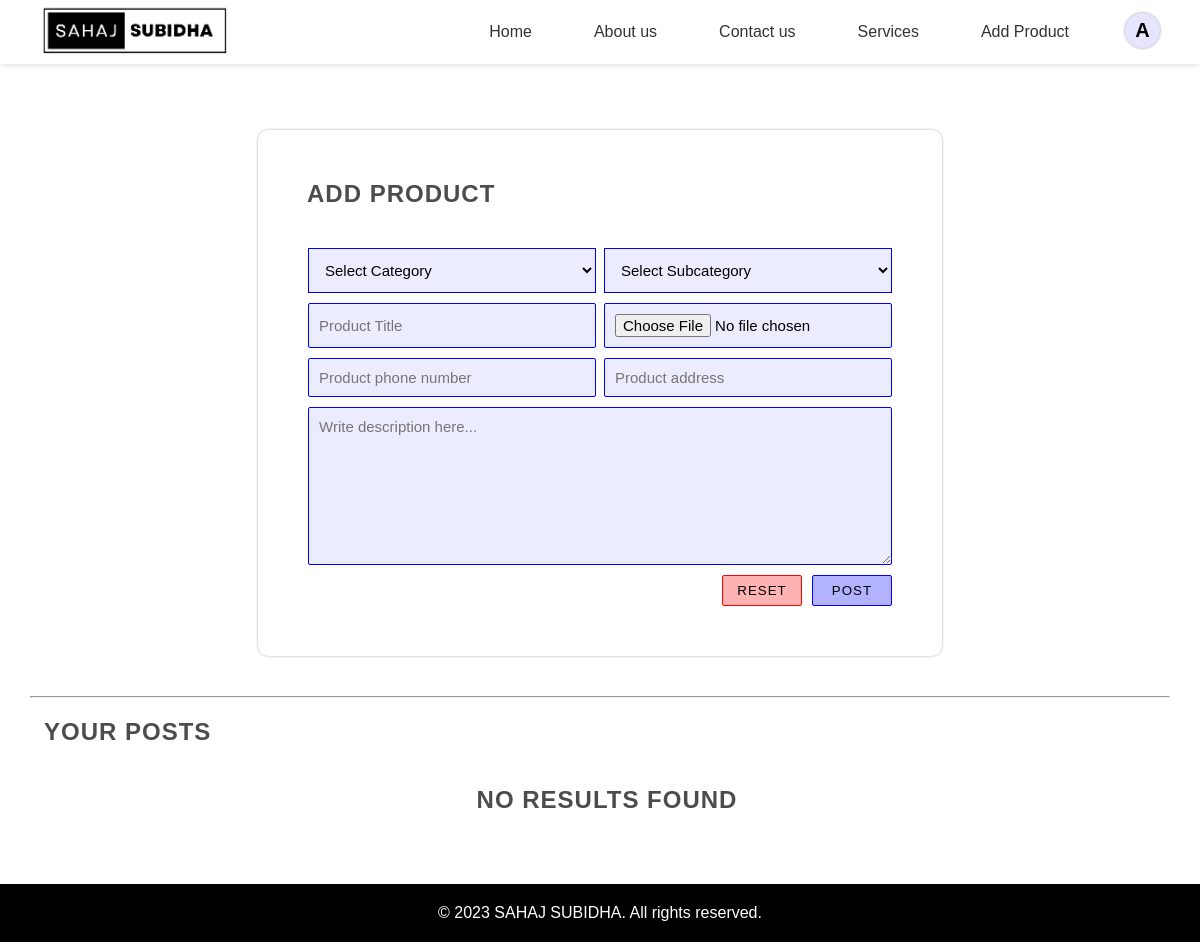
The page /Add.php (signed in) on the database its author committed.
### tables this page shows
CREATE TABLE `category` (
  `id` int(11) NOT NULL,
  `category` varchar(255) DEFAULT NULL,
  `date` datetime DEFAULT current_timestamp()
);

### Add.php (the view, shortened to what this page needs)
<?php
$servername = "localhost";
$username = "root";
$password = "";
$dbname = "prabeshraul";
$conn = new mysqli($servername, $username, $password, $dbname);
$userId = 0;
if (isset($_SESSION['id'], $_SESSION['name'], $_SESSION['email'], $_SESSION['phNumber'], $_SESSION['privilege'])) {
    $userId = $_SESSION['id'];
} else {
    header("Location: ./index.php");
}
$title = "";
$description = "";
$phnumber = "";
$address = "";
$sqlProduct = "SELECT c.category AS category, c.id AS categoryId, s.subcategory AS subcategory, s.id AS subcategoryId,
                      p.id AS productId, p.name AS productName, p.description AS productDescription,
                       p.image, p.date, p.userId, p.id AS id, p.phnumber AS phnumber, p.address AS address
                      FROM
    producttable AS p
LEFT JOIN
    category AS c ON c.id = p.categoryId
LEFT JOIN
    subcategory AS s ON s.id = p.subcategoryId WHERE p.userid = '$userId'
    ";
$resultProduct = $conn->query($sqlProduct);
?>
<!DOCTYPE html>
<html lang="en">
<head>
    <link rel="stylesheet" href="./css/style111.css">
    <link rel="stylesheet" href="https://unpkg.com/swiper/swiper-bundle.min.css" />
    <link rel="stylesheet" href="./css/singleProduct.css">
    <link rel="stylesheet" href="./css/product.css">
</head>
<body>
    <?php include "./common/Navigation.php" ?>
    <div id="single-page-container">
        <div id="content-container">
            <h2>ADD PRODUCT</h2>
            <div id="modalBody">
                <form action="./add.php" method="post" enctype="multipart/form-data">
                    <div class="flex">
                        <select name="category" id="categoryDropDOwn" onchange="filterSubcategories(this.value)">
                            <option value="null">Select Category</option>
                        </select>
                        <select name="subcategory" id="subcategoryDropDOwn">
                            <option value="null">Select Subcategory</option>
                        </select>
                    </div>
                    <div class="flex">
                        <input type="text" name="productName" id="product" placeholder="Product Title"
                            value="<?php echo htmlspecialchars($title); ?>" />
                        <input type="file" name="image" id="image" accept=".jpg, .jpeg, .png"
                            placeholder="Product Image" />
                    </div>
                    <div class="flex">
                        <input type="number" name="phnumber" id="productphnumber" placeholder="Product phone number"
                            value="<?php echo htmlspecialchars($phnumber); ?>" />
                        <input type="text" name="address" id="address" placeholder="Product address"
                            value="<?php echo htmlspecialchars($address); ?>" />
                    </div>
                    <textarea name="productDescription" id="description" cols="30" rows="8"
                        placeholder="Write description here..."><?php echo htmlspecialchars($description); ?></textarea>
                    <div id="FormButtons">
                        <button type="reset" id="resetContent">Reset</button>
                        <?php echo !isset($_GET['edit']) ? '
                <button type="submit" id="postContent" name="createProduct">Post</button>
                ' : '
                <button type="submit" id="postContent" name="updateProduct">Update</button>
                ' ?>
                    </div>
                </form>
            </div>
        </div>
        <hr>
        <h2>YOUR POSTS</h2>
        <?php
        if ($resultProduct->num_rows > 0) {
            echo '<table>
            <thead>
                <tr>
                    <th>S.N</th>
                    <th>Title</th>
                    <th>Description</th>
                    <th>Image</th>
                    <th>Category</th>
                    <th>Subcategory</th>
                    <th>Phone Number</th>
                    <th>Address</th>
                    <th colspan="2">Action</th>
                </tr>
            </thead>
            <tbody>';
            $serialNumber = 1;
            while ($row = $resultProduct->fetch_assoc()) {
                $productName = $row['productName'];
                $limitedProductName = strlen($productName) > 15 ? substr($productName, 0, 15) . '...' : $productName;
                $productDescription = $row['productDescription'];
                $limitedDescription = strlen($productDescription) > 25 ? substr($productDescription, 0, 25) . '...' : $productDescription;
                echo '
            <tr>
                <td>' . $serialNumber++ . '</td>
                <td>' . $limitedProductName . '</td>
                <td>' . $limitedDescription . '</td>
                <td><img style="height: 35px; width: 35px; border-radius: 5px; object-fit: cover;"
                         src="http://localhost/SahajSubidha/dashboard/' . $row['image'] . '"
                         alt="' . $row['productName'] . '"></td>
                <td>' . $row['category'] . '</td>
                <td>' . ($row['subcategory'] !== null ? $row['subcategory'] : '-') . '</td>
                <td>' . ($row['phnumber'] !== null ? $row['phnumber'] : '-') . '</td>
                <td>' . ($row['address'] !== null ? $row['address'] : '-') . '</td>
                <td><a href="?edit=' . $row['id'] . '" onclick="ModalOpen()">' . file_get_contents("./dashboard/svg/edit.svg") . '</a></td>
                <td><a href="?delete=' . $row['id'] . '">' . file_get_contents("./dashboard/svg/delete.svg") . '</a></td>
            </tr>';
            }
            echo '</tbody></table>';
        } else {
            echo "<h2 class='NoResult'>No Results Found</h2>";
        }
        ?>
    </div>
    <footer>
        <div class="footer-bottom">
            <p>&copy; 2023 SAHAJ SUBIDHA. All rights reserved.</p>
        </div>
    </footer>
</body>
</html>

### common/Navigation.php (shortened to what this page needs)
<?php
$servername = "localhost";
$username = "root";
$password = "";
$dbname = "prabeshraul";
$conn = new mysqli($servername, $username, $password, $dbname);
$userId = 0;
$userName = "User";
$userEmail = "user@gmail.com";
if (isset($_SESSION['id'], $_SESSION['name'], $_SESSION['email'], $_SESSION['phNumber'], $_SESSION['privilege'])) {
    $userId = $_SESSION['id'];
    $userName = $_SESSION['name'];
    $userEmail = $_SESSION['email'];
}
$sql = "SELECT id, category, date FROM category";
$result = $conn->query($sql);
?>
<!DOCTYPE html>
<html lang="en">
<head>
</head>
<body>
    <header class="header" style="z-index:1000000;">
        <div class="logo">
            <a href="./index.php"><img src="./common/logo.png" alt="Logo: Sahaj-Subidha"></a>
        </div>
        <nav class="nav-menu">
            <ul>
                <?php
                if ($result->num_rows > 0) {
                    while ($row = $result->fetch_assoc()) {
                        $categoryLink = strtolower($row['category']) == "home" ? './index' : './' . strtolower($row['category']);
                        $words = explode(' ', $categoryLink);
                        if ($categoryLink == './about us') {
                            $hrefValue = 'about';
                        } elseif ($categoryLink == './contact us') {
                            $hrefValue = 'contact';
                        } else {
                            $hrefValue = $words[0];
                        }
                        if ($userId < 1 && strtolower($row['category']) != "add product") {
                            echo '<li class="dropdown IndexPageActive">
                <a href="' . $hrefValue . '.php" class="dropbtn" onmouseover="onHoverFunction(' . $row['id'] . ')">' . $row['category'] . '</a></li>';
                        } elseif ($userId >= 1) {
                            echo '<li class="dropdown IndexPageActive">
                <a href="' . $hrefValue . '.php" class="dropbtn" onmouseover="onHoverFunction(' . $row['id'] . ')">' . $row['category'] . '</a></li>';
                        }
                    }
                }
                ?>
                <?php
                echo $userId < 1 ? '
                    <div id="login">
                        <a href="./auth/login.php">Login</a>
                    </div>
                ' : '
                    <div id="profile">
                        <div id="OuterProfile" onclick="profileClick()">' . strtoupper(substr($userName, 0, 1)) . '</div>
                        <div id="outerlayer">
                            <div id="userProfile">
                                <div class="topdata">
                                    <div class="imageProfile">' . strtoupper(substr($userName, 0, 1)) . '</div>
                                    <div class="userData">
                                        <div id="userName">' . $userName . '</div>
                                        <div id="userEmail">' . $userEmail . '</div>
                                    </div>
                                </div>
                                <p>
                                    Lorem ipsum dolor sit amet consectetur adipisicing elit. Quam, laboriosam?
                                </p>
                                <div id="buttons">
                                    <div><a href="./add.php">Your Posts</a></div>
                                    <div><a href="?logout=' . $userId . '" class="danger">Logout</a></div>
                                </div>
                            </div>
                        </div>
                    </div>
                ';
                ?>
            </ul>
        </nav>
    </header>
</body>
</html>

### css/style111.css (style rules this page uses)
* { box-sizing: border-box; margin: 0; padding: 0; }
body { font-family: "Montserrat", sans-serif; }
.header { display: flex; justify-content: space-between; align-items: center; padding: 5px 40px; background-color: rgb(255, 255, 255); box-shadow: 0px 2px 5px rgba(0, 0, 0, 0.1); z-index: 99; position: fixed; top: 0; left: 0; width: 100%; }
.logo { display: flex; align-items: center; transform: scale(1); transform-origin: right; box-shadow: transparent; }
.logo img { height: 50px; margin-right: 10px; }
.nav-menu ul { display: flex; list-style: none; }
.nav-menu li { margin-left: 20px; }
.nav-menu a { position: relative; font-size: 1em; font-weight: 500; color: #333; text-decoration: none; margin-left: 10px; }
.nav-menu a::after { content: ""; position: absolute; left: 0; bottom: 2px; width: 100%; height: 3px; background: #000000; border-radius: 4px; transform-origin: left; transform: scaleX(0); transition: 0.5s; }
li a { display: block; color: #000000; text-align: center; padding: 14px 16px; text-decoration: none; }
li.dropdown { position: relative; }
footer { background-color: #ffffff; color: #000000; }
.footer-bottom { text-align: center; background-color: #000000; color: #ffffff; padding: 20px 0; }

### css/singleProduct.css (style rules this page uses)
#single-page-container { min-height: 93vh; width: 100%; padding-top: 100px; display: flex; }
#content-container { min-height: 20vh; height: 100%; width: 60%; margin: 0 auto; box-shadow: 0 0 3px 0 rgba(0, 0, 0, 0.3); padding: 30px 35px; border-radius: 10px; margin-bottom: 40px; }

### css/product.css (style rules this page uses)
#modalBody { width: 100%; height: 100%; padding: 20px 15px; }
#modalBody form { display: flex; flex-direction: column; gap: 10px; }
#modalBody form input, #modalBody form textarea { padding: 10px; font-size: 15px; border: none; outline: none; border: 1px solid blue; border-radius: 2px; background-color: rgb(236, 236, 255); font-family: Arial, Helvetica, sans-serif; }
#FormButtons { display: flex; justify-content: flex-end; gap: 10px; }
#FormButtons button { padding: 7px 10px; border: none; outline: none; width: 80px; cursor: pointer; text-transform: uppercase; letter-spacing: 1px; border-radius: 2px; transition: 0.3s; }
#resetContent { border: 1px solid red !important; background-color: rgba(255, 0, 0, 0.3); }
#postContent { border: 1px solid blue !important; background-color: rgba(0, 0, 255, 0.3); }
#categoryDropDOwn, #subcategoryDropDOwn { padding: 12px; cursor: pointer; outline: none; border: 1px solid blue !important; background-color: rgb(236, 236, 255); font-size: 15px; }
.flex { display: flex; gap: 8px; }
.flex select { width: 50%; }
.flex input { width: 50%; }

### Add.php (style rules this page uses)
#single-page-container h2 { color: rgba(0, 0, 0, 0.7); margin-left: 14px; letter-spacing: 1px; text-transform: uppercase; margin-bottom: 20px; margin-top: 20px; }
#single-page-container { display: flex; flex-direction: column; width: 95%; margin: 50px auto; }
#content-container { margin-top: -20px; }
.NoResult { display: flex; align-items: center; justify-content: center; }

### common/Navigation.php (style rules this page uses)
.nav-menu { display: flex; align-items: center; height: 100%; }
#OuterProfile { display: flex; align-items: center; justify-content: center; height: 35px; width: 35px; border-radius: 50%; font-weight: 600; font-size: 20px; box-shadow: 0 0 3px 0 rgba(0, 0, 0, 0.4); background-color: rgba(0, 0, 255, 0.1); margin-left: 40px; cursor: pointer; margin-top: 4px; }

### rows shown on the page
category: category "Home"
category: category "About us"
category: category "Contact us"
category: category "Services"
category: category "Add Product"

### other values the page prints
substr($userName, 0, 1) "A"
